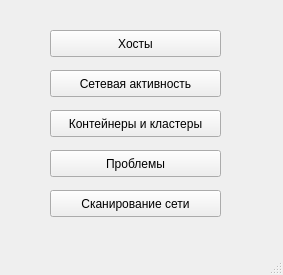
<?xml version="1.0" encoding="UTF-8"?>
<ui version="4.0">
 <class>MainWindow</class>
 <widget class="QMainWindow" name="MainWindow">
  <property name="geometry">
   <rect>
    <x>0</x>
    <y>0</y>
    <width>283</width>
    <height>275</height>
   </rect>
  </property>
  <property name="windowTitle">
   <string>MainWindow</string>
  </property>
  <widget class="QWidget" name="centralwidget">
   <widget class="QPushButton" name="pushButton">
    <property name="geometry">
     <rect>
      <x>50</x>
      <y>30</y>
      <width>171</width>
      <height>27</height>
     </rect>
    </property>
    <property name="text">
     <string>Хосты</string>
    </property>
   </widget>
   <widget class="QPushButton" name="pushButton_2">
    <property name="geometry">
     <rect>
      <x>50</x>
      <y>70</y>
      <width>171</width>
      <height>27</height>
     </rect>
    </property>
    <property name="text">
     <string>Сетевая активность</string>
    </property>
   </widget>
   <widget class="QPushButton" name="pushButton_3">
    <property name="geometry">
     <rect>
      <x>50</x>
      <y>110</y>
      <width>171</width>
      <height>27</height>
     </rect>
    </property>
    <property name="text">
     <string>Контейнеры и кластеры</string>
    </property>
   </widget>
   <widget class="QPushButton" name="pushButton_4">
    <property name="geometry">
     <rect>
      <x>50</x>
      <y>150</y>
      <width>171</width>
      <height>27</height>
     </rect>
    </property>
    <property name="text">
     <string>Проблемы</string>
    </property>
   </widget>
   <widget class="QPushButton" name="pushButton_5">
    <property name="geometry">
     <rect>
      <x>50</x>
      <y>190</y>
      <width>171</width>
      <height>27</height>
     </rect>
    </property>
    <property name="text">
     <string>Сканирование сети</string>
    </property>
   </widget>
  </widget>
  <widget class="QStatusBar" name="statusbar"/>
 </widget>
 <resources/>
 <connections/>
</ui>
